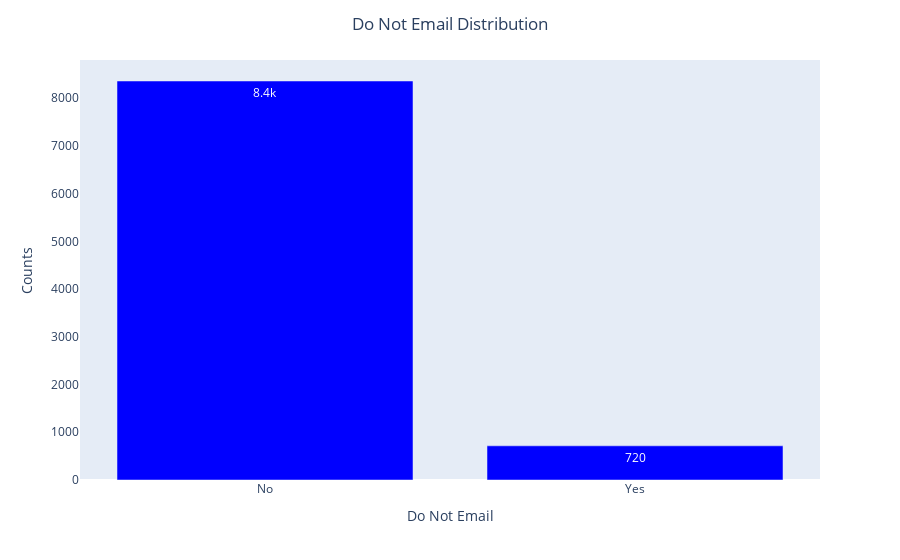

The notebook cell this image was saved under:
### Code cell
barplot('Do Not Email')

### Figure 1 — Plotly figure (JSON) as saved in the notebook; plotly's stock layout.template omitted (floating-point values rounded to 4 significant figures)
{"data": [{"alignmentgroup": "True", "hovertemplate": "x=%{x}<br>y=%{y}<extra></extra>", "legendgroup": "", "marker": {"color": "blue", "pattern": {"shape": ""}}, "name": "", "offsetgroup": "", "orientation": "v", "showlegend": false, "textposition": "auto", "texttemplate": "%{y:.2s}", "type": "bar", "x": ["No", "Yes"], "xaxis": "x", "y": [8358, 716], "yaxis": "y"}], "layout": {"barmode": "relative", "legend": {"tracegroupgap": 0}, "margin": {"t": 60}, "showlegend": false, "title": {"text": "Do Not Email Distribution", "x": 0.5}, "xaxis": {"anchor": "y", "domain": [0, 1], "showgrid": false, "title": {"text": "Do Not Email"}}, "yaxis": {"anchor": "x", "domain": [0, 1], "showgrid": false, "title": {"text": "Counts"}}}}
